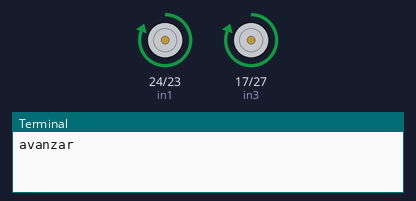
A program run on a simulated Raspberry Pi (BCM pin numbers). Parts: motor-driver pin pairs drawn as motors (green arrow = first pin HIGH = forward, orange = second pin HIGH = backward, longer = more drive, scaled by the enable pin), the last lines printed to the terminal. At 5.5 s the program stops and its outputs stay as they are.

Above: at 0.1 s.
At 3.6 s:
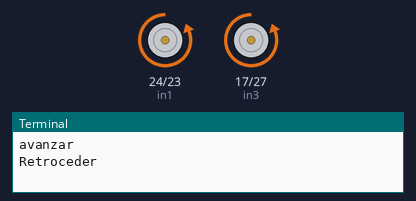
At 5.6 s:
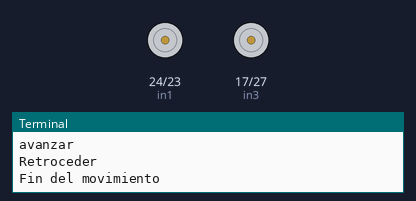
Timing chart, 0 to 7.0 s (numbered marks = the images above):
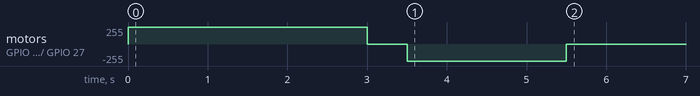

Measured:
- by itself, motor on GPIO 24 (in1) / GPIO 23 (in2), motor on GPIO 17 (in3) / GPIO 27 (in4): stopped → forward 255/255 at 0.00 s, → stopped 3.0 s later, → backward 255/255 0.50 s later, → stopped 2.0 s later

The program:

5-motor_2.py
```python
# Python Script
# https://www.electronicshub.org/raspberry-pi-l298n-interface-tutorial-control-dc-motor-l298n-raspberry-pi/

import RPi.GPIO as GPIO
from time import sleep

# MOTOR 1
in1 = 24
in2 = 23
ena = 25
# MOTOR 2
in3=17
in4=27
enb=22


# Modo de configuración de los pines
GPIO.setmode(GPIO.BCM)
# Configuración de variables como salida
GPIO.setup(in1,GPIO.OUT)
GPIO.setup(in2,GPIO.OUT)
GPIO.setup(ena,GPIO.OUT)

GPIO.setup(in3,GPIO.OUT)
GPIO.setup(in4,GPIO.OUT)
GPIO.setup(enb,GPIO.OUT)


# Por defecto dejamos todo los pines GPIO apagados
GPIO.output(in1,GPIO.LOW)
GPIO.output(in2,GPIO.LOW)
GPIO.output(in3,GPIO.LOW)
GPIO.output(in4,GPIO.LOW)


p1=GPIO.PWM(ena,1000)
p1.start(100)
p2=GPIO.PWM(enb,1000)
p2.start(100)


print("avanzar")
GPIO.output(in1,GPIO.HIGH)
GPIO.output(in3,GPIO.HIGH)
sleep(3)
GPIO.output(in1,GPIO.LOW)
GPIO.output(in3,GPIO.LOW)

"""
print("Girar")
GPIO.output(in1,GPIO.HIGH)
GPIO.output(in4,GPIO.HIGH)
sleep(3)
"""
sleep(0.5)
print("Retroceder")
GPIO.output(in2,GPIO.HIGH)
GPIO.output(in4,GPIO.HIGH)
sleep(2)

print("Fin del movimiento")
GPIO.output(in2,GPIO.LOW)
GPIO.output(in4,GPIO.LOW)

GPIO.cleanup()
```
